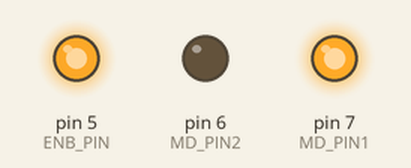
This sketch was run on a simulated Arduino Uno, built with avr-gcc and run on an emulated ATmega328P. On the bench: output pins drawn as LEDs (lit = HIGH).

Above: at 0.1 s.
Timing chart, 0 to 1.6 s (numbered marks = the images above):
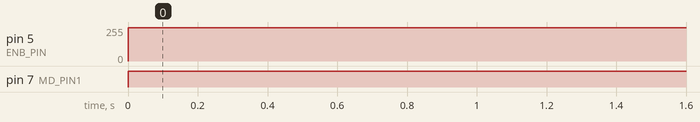

The sketch:

sketch_dec06a.ino
```cpp
int ENB_PIN = 5;
int MD_PIN1 = 7;
int MD_PIN2 = 6;
//int IR_PIN = 10;


void setup() {

  // put your setup code here, to run once:
//pinMode(IR_PIN, INPUT);
pinMode(ENB_PIN, OUTPUT);
pinMode(MD_PIN1, OUTPUT);
pinMode(MD_PIN2, OUTPUT);


}

void loop() {
   analogWrite(ENB_PIN,250);
   digitalWrite(MD_PIN1,HIGH);
   //digitalWrite(MD_PIN2,LOW);
}
```

Measured:
- by itself, pin 5 (ENB_PIN): 0/255 → 250/255 at 0.00 s
- by itself, pin 7 (MD_PIN1): LOW → HIGH at 0.00 s
